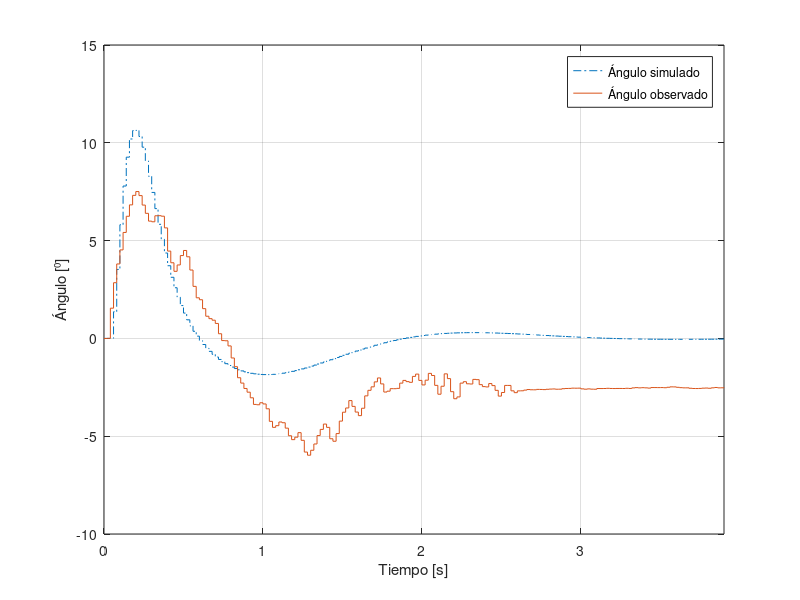
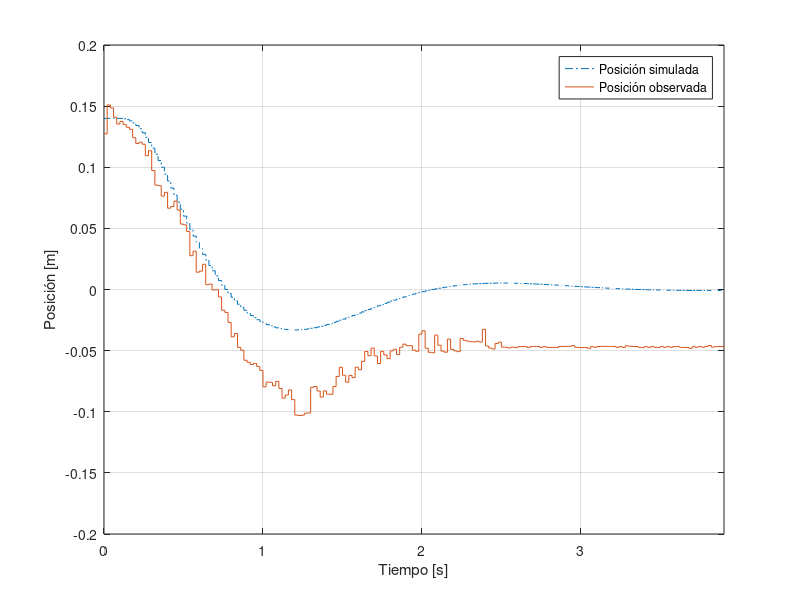
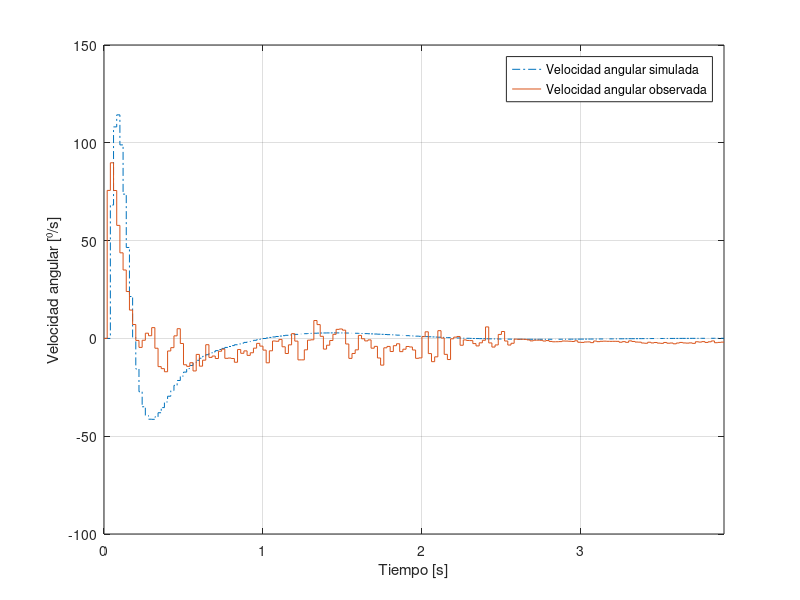
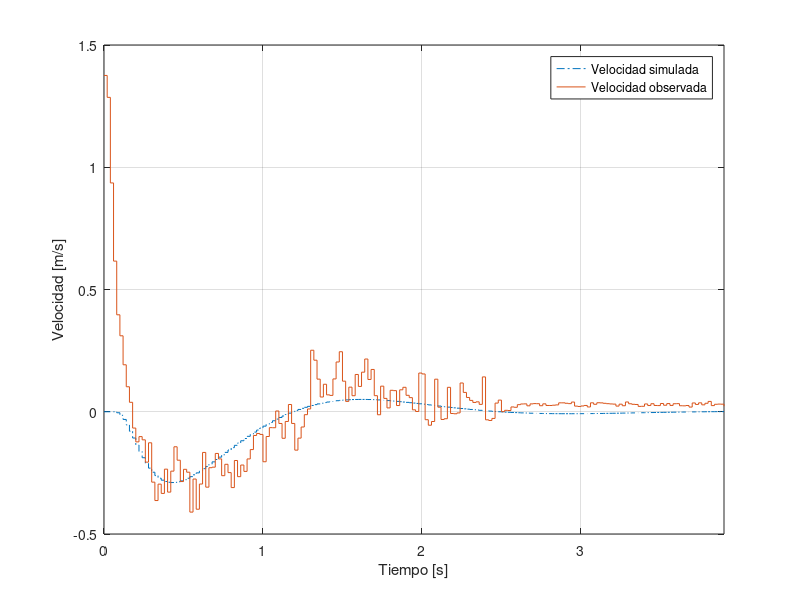

MATLAB code for these plots, in order:
clear all; close all; clc;

A = [0 1 0 0; -137.6 -21.4 0 0; 0 0 0 1; -0.15 0 0 -1.75];
B = [0; 53.64; 0; 0];
C = [1 0 0 0; 0 0 1 0];
D = 0;

Ts = 20e-3;
Ad = eye(4) + A*Ts;
Bd = B*Ts;
Cd = C;
Dd = D;

L = [ .6371 0.0; -3.4543 0.0; 0.0 1.0301; -0.003 11.1285 ];

polos_obs_d = eig(Ad - L*Cd)
polos_obs_c = log(polos_obs_d)/Ts

K = [0.2533,   -0.0121, -116.5175,  -30]

polos_cont_d = eig(Ad - Bd*K)
polos_cont_c = log(polos_cont_d)/Ts

G = ss(Ad, Bd, Cd, Dd, Ts);
C = reg(G, K, L);

Tcl = feedback(G, C, '+')
Tcl = ss(Tcl.A, Tcl.B, [Tcl.C; 0 1 0 0 0 0 0 0; 0 0 0 1 0 0 0 0], [Tcl.D; zeros(2, 1)], Ts)

data = dlmread('obs_ini_right.csv');

start = 1

theta = data(start:end, 1);
omega = data(start:end, 2);
pos = data(start:end, 3);
vel = data(start:end, 4);

t_max = Ts*(numel(theta)-1);

[y t] = initial(Tcl, [0 0 0.14 0 0 0 0 0], t_max);

figure; stairs(t, y(:, 1), '-.'); hold on;
stairs(t, theta);
xlabel('Tiempo [s]');
ylabel('Ángulo [⁰]');
xlim([0 t_max]);
legend('Ángulo simulado', 'Ángulo observado');
grid;
print -depsc ../informe/img/noff-theta.eps

figure; stairs(t, y(:, 2), '-.'); hold on;
stairs(t, pos);
xlabel('Tiempo [s]');
ylabel('Posición [m]');
xlim([0 t_max]);
legend('Posición simulada', 'Posición observada');
grid;
print -depsc ../informe/img/noff-pos.eps

figure; stairs(t, y(:, 3), '-.'); hold on;
stairs(t, omega);
xlabel('Tiempo [s]');
ylabel('Velocidad angular [⁰/s]');
xlim([0 t_max]);
legend('Velocidad angular simulada', 'Velocidad angular observada');
grid;
print -depsc ../informe/img/noff-omega.eps

figure; stairs(t, y(:, 4), '-.'); hold on;
stairs(t, vel);
xlabel('Tiempo [s]');
ylabel('Velocidad [m/s]');
xlim([0 t_max]);
legend('Velocidad simulada', 'Velocidad observada');
grid;
print -depsc ../informe/img/noff-vel.eps
